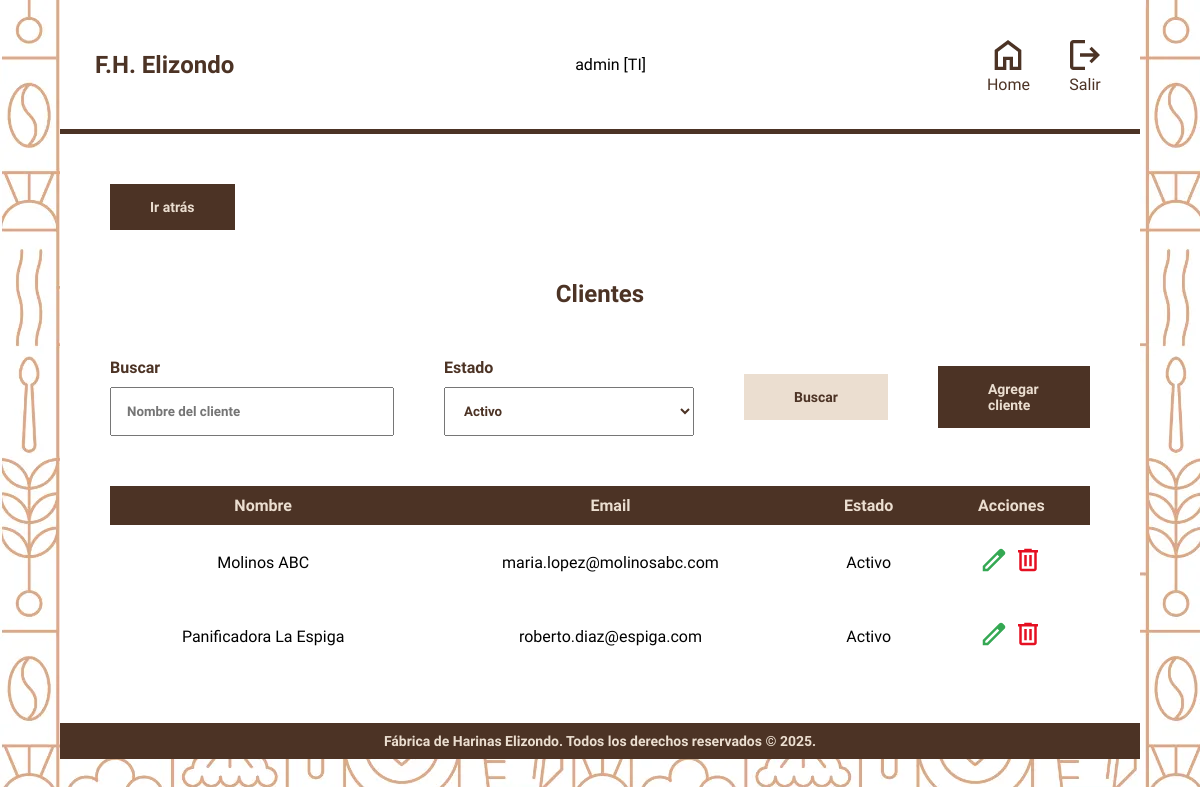
Page /modulos/clientes.php (signed in) on the earlier database version.
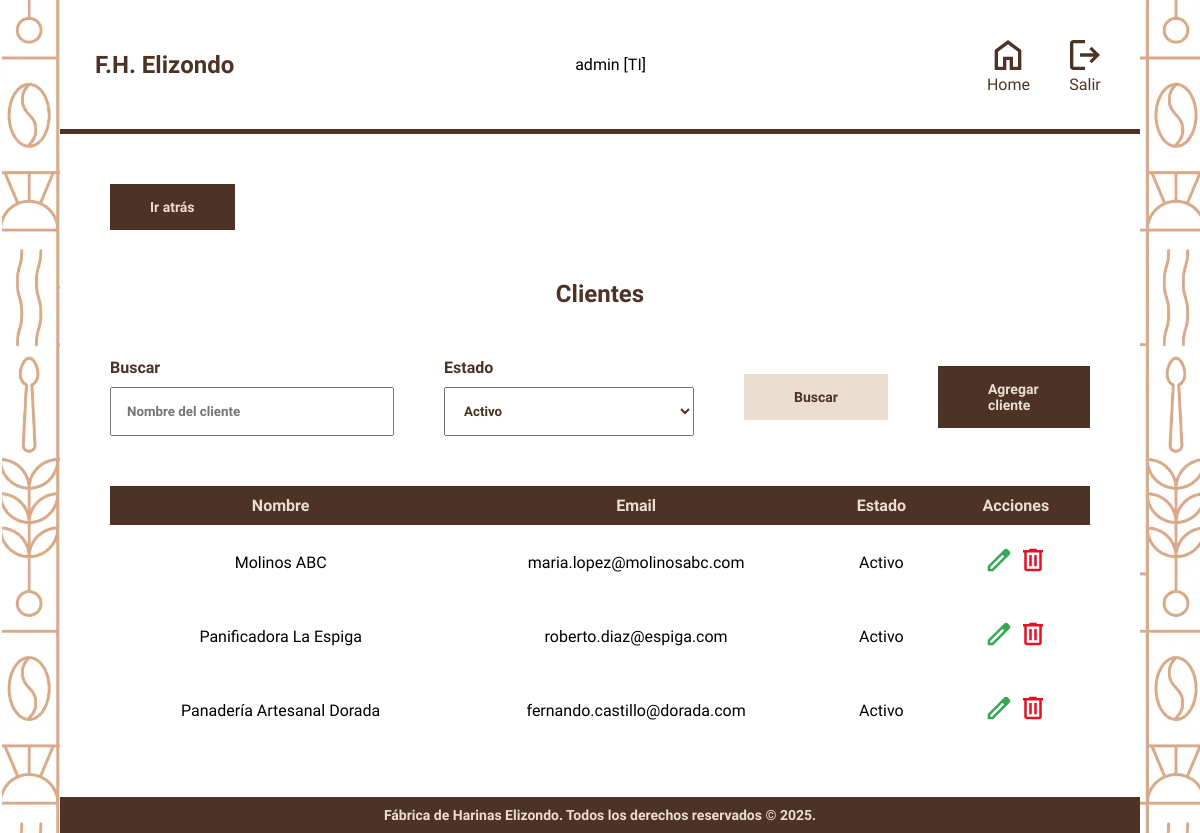
Same page on the later database version.
### tables this page shows
CREATE TABLE Clientes (
    id_cliente INT PRIMARY KEY AUTO_INCREMENT,
    req_certificado BOOLEAN DEFAULT TRUE,
    nombre VARCHAR(100) NOT NULL,
    rfc VARCHAR(13) UNIQUE NOT NULL,
    nombre_contacto VARCHAR(100),
    puesto_contacto VARCHAR(100),
    correo_contacto VARCHAR(100) UNIQUE NOT NULL,
    telefono_contacto VARCHAR(20) NOT NULL,
    direccion_fiscal TEXT,
    estado ENUM('Activo', 'Inactivo', 'Baja') NOT NULL DEFAULT 'Activo',
    tipo_equipo ENUM('Alveógrafo', 'Farinógrafo') NOT NULL,
    parametros ENUM('Internacionales', 'Personalizados')
);

### modulos/clientes.php (the view, shortened to what this page needs)
<?php
include '../config/conn.php';
$estado = $_GET['estado'] ?? 'activo';
$sql = "SELECT id_cliente, nombre, correo_contacto, estado FROM Clientes WHERE estado = '$estado'";
$stmt = $pdo->prepare($sql);
$stmt->execute();
$clientes = $stmt->fetchAll(PDO::FETCH_ASSOC);
?>
<!DOCTYPE html>
<html lang="en">
<head>
    <link rel="stylesheet" href="../styles.css">
    <link rel="stylesheet" href="../css/menu.css">
</head>
<body>
    <main class="contenedor hoja">
        <?php include '../includes/header.php' ?>
        <div class="contenedor__modulo">
            <a href="../menu.php" class="atras">Ir atrás</a>
            <h2 class="heading">Clientes</h2>
            <div class="controles">
                <div class="buscador">
                    <h4 class="buscador__label">Buscar</h4>
                    <input type="text" class="buscador__input" id="searchBar" placeholder="Nombre del cliente">
                </div>
                <div class="ordenar">
                    <h4 class="ordenar__label">Estado</h4>
                    <select name="estado" id="ordenarPor" class="ordenar__select">
                        <option value="activo" <?php if ($estado == 'activo') echo 'selected'; ?>>Activo</option>
                    </select>
                </div>
                <h2 class="botones__buscar">Buscar</h2>
                <a href="clientesform.php" class="botones__crear">Agregar cliente</a>
            </div>
            <table class="tabla">
                <thead>
                    <tr class="tabla__encabezado">
                        <th>Nombre</th>
                        <th>Email</th>
                        <th>Estado</th>
                        <th>Acciones</th>
                    </tr>
                </thead>
                <tbody>
                    <?php foreach ($clientes as $cliente): ?>
                        <tr class="tabla__fila">
                            <td> <?php echo $cliente['nombre']; ?></td>
                            <td><?php echo $cliente['correo_contacto']; ?></td>
                            <td><?php echo $cliente['estado']; ?></td>
                            <td class="tabla__botones">
                                <a href="clientes_editar.php?id=<?php echo $cliente['id_cliente']; ?>">
                                    <img src="../img/edit.svg" alt="Editar" class="tabla__boton">
                                </a>
                                <a href="clientes/baja_cliente.php?id=<?php echo $cliente['id_cliente']; ?>"
                                    class="eliminar-cliente">
                                    <img src="../img/delete.svg" alt="Eliminar" class="tabla__boton">
                                </a>
                            </td>
                        </tr>
                    <?php endforeach; ?>
                </tbody>
            </table>
        </div>
        <?php include '../includes/footer.php' ?>
    </main>
</body>
</html>

### includes/header.php (shortened to what this page needs)
<header class="header">
    <h2 class="header__logo">
        F.H. Elizondo
    </h2>
    <p><?php echo $_SESSION["username"] . ' [' . $_SESSION["rol"]  . ']'?></p>
    <nav class="header__nav">
        <a href="/fabrica-harinas/menu.php" class="header__btn">
            <img class="header__icono" src="/fabrica-harinas/img/home.svg" alt="Home">
            <p class="header__textoicono">Home</p>
        </a>
        <a href="/fabrica-harinas/config/logout.php" class="header__btn">
            <img class="header__icono" src="/fabrica-harinas/img/exit.svg" alt="Home">
            <p class="header__textoicono">Salir</p>
        </a>
    </nav>
</header>

### includes/footer.php
<footer>
    <div class="footer">
        <p class="footer__texto">Fábrica de Harinas Elizondo. Todos los derechos reservados &copy; 2025.</p>
    </div>
</footer>

### styles.css (style rules this page uses)
:root { --colorPrimario: #EBDED0; --blanco: #FFFFFF; --colorSecundario: #4c3325; --fuenteHeading: "Domine", serif; --fuenteBody: "Lexend", serif; }
.contenedor { max-width: 1200px; width: 90%; margin: 0 auto; }
html { box-sizing: border-box; }
* { margin: 0; padding: 0; }
a { text-decoration: none; color: var(--colorSecundario); }
img { max-width: 100%; }
body { background-image: url(img/bg-login.webp); font-family: var(--fuenteBody); }
h1, h2, h3, h4 { font-family: var(--fuenteHeading); font-weight: bold; color: var(--colorSecundario); }
.header { padding: 35px; display: flex; align-items: center; justify-content: space-between; border-bottom: 5px solid var(--colorSecundario); }
.header__logo { font-weight: bold; font-size: 24px; }
.header__nav { display: flex; align-items: center; gap: 15px; }
@media screen and (min-width: 768px) { .header__nav { gap: 35px; } }
.header__icono { width: 40px; height: 40px; color: var(--colorSecundario); }
.header__textoicono { text-align: center; }
.header__btn { transition: 0.4s all; display: flex; flex-direction: column; align-items: center; }
.footer { background-color: var(--colorSecundario); text-align: center; padding: 10px; color: var(--colorPrimario); font-weight: bold; font-size: 14px; }
.contenedor__modulo { padding: 50px; }
.heading { text-align: center; margin: 20px 0; }
.controles { display: flex; align-items: center; justify-content: center; gap: 50px; margin: 50px 0; }
.buscador__label, .ordenar__label { margin-bottom: 10px; }
.buscador__input, .ordenar__select { font-family: inherit; padding: 15px; min-width: 250px; color: var(--colorSecundario); font-weight: bold; }
.botones__buscar, .botones__crear { font-size: 14px; padding: 15px 50px; background-color: var(--colorSecundario); color: var(--colorPrimario); font-weight: bold; cursor: pointer; transition: 0.5s all; }
.botones__buscar { background-color: var(--colorPrimario); color: var(--colorSecundario); }
.tabla { width: 100%; border-collapse: collapse; }
.tabla__encabezado { background-color: var(--colorSecundario); color: var(--colorPrimario); }
.tabla__encabezado th { padding: 10px; }
.tabla__fila td { padding: 20px; text-align: center; vertical-align: middle; }
.tabla__boton { height: 30px; cursor: pointer; }
.atras { background-color: var(--colorSecundario); color: var(--colorPrimario); font-weight: bold; padding: 15px 40px; font-size: 14px; display: inline-block; margin-bottom: 30px; }

### css/menu.css (style rules this page uses)
:root { --colorPrimario: #EBDED0; --blanco: #FFFFFF; --colorSecundario: #4c3325; --fuenteHeading: "Domine", serif; --fuenteBody: "Lexend", serif; }
.hoja { background-color: var(--blanco); }

Differences in the rows shown:
added clientes: nombre "Panadería Artesanal Dorada", correo_contacto "fernando.castillo@dorada.com", estado "Activo"
